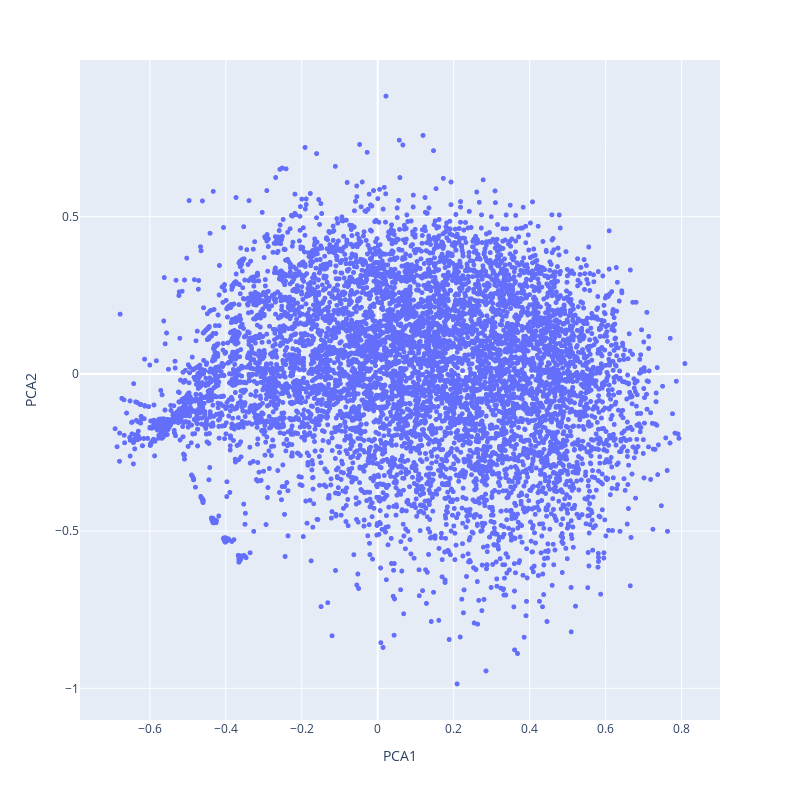

Notebook cell for this chart:
### Code cell
from sklearn.preprocessing import StandardScaler
from sklearn.decomposition import PCA
import plotly.express as px

#get weights
movie_weights=best_model.get_weights()[1]
pca=PCA(n_components=2, random_state=15)
df_pca=pd.DataFrame(
    pca.fit_transform(movie_weights),
    columns=["PCA1", "PCA2"]
)

df_pca["movieId"]=[i for i in range(len(df_pca))]
df_pca=df_pca.merge(df_movie[["newId","title"]], left_on="movieId", right_on="newId").drop(columns="newId")

fig = px.scatter(df_pca, x="PCA1", y="PCA2", hover_name="title")
fig.update_traces(mode="markers", marker=dict(size=5))
fig.update_layout(
    autosize=False,
    width=800,
    height=800,
)
fig.show()

### Figure 1 — Plotly figure (JSON) as saved in the notebook; plotly's stock layout.template omitted (floating-point values rounded to 4 significant figures; data arrays with more than 128 entries replaced by an {"elided": "..."} marker saying what was removed)
{"data": [{"hovertemplate": "<b>%{hovertext}</b><br><br>PCA1=%{x}<br>PCA2=%{y}<extra></extra>", "hovertext": {"elided": "9735 str values"}, "legendgroup": "", "marker": {"color": "#636efa", "size": 5, "symbol": "circle"}, "mode": "markers", "name": "", "showlegend": false, "type": "scattergl", "x": {"elided": "9735 float values"}, "xaxis": "x", "y": {"elided": "9735 float values"}, "yaxis": "y"}], "layout": {"autosize": false, "height": 800, "legend": {"tracegroupgap": 0}, "margin": {"t": 60}, "width": 800, "xaxis": {"anchor": "y", "domain": [0, 1], "title": {"text": "PCA1"}}, "yaxis": {"anchor": "x", "domain": [0, 1], "title": {"text": "PCA2"}}}}
